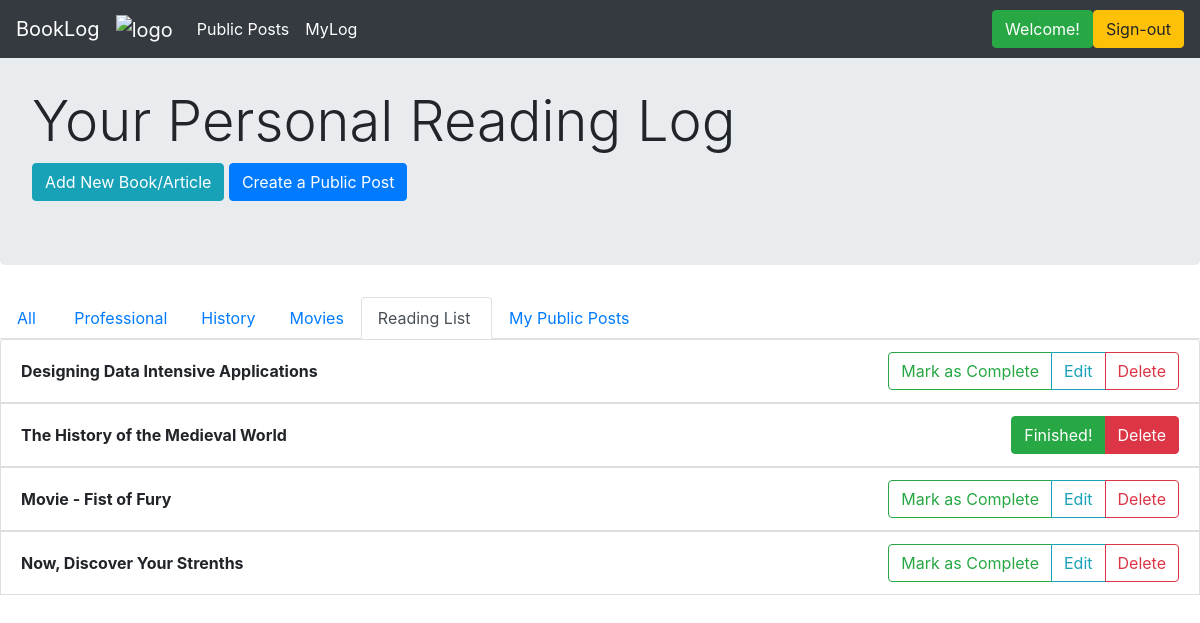
The page /readinglist (signed in) on the database its author committed.
### application/models.py (models this page shows)
class Category(db.Model):
    __tablename__ = 'categories'
    id = db.Column(db.Integer, primary_key=True)
    name = db.Column(db.String(150), index=True, nullable=False, unique=False)
    user_id = db.Column(db.Integer, ForeignKey('users.id'), nullable=False, index=False)
    user = relationship("User", backref="categories", foreign_keys=[user_id])

class Book(db.Model):
    __tablename__ = 'books_and_other_readings'
    id = db.Column(db.Integer, primary_key=True)
    title = db.Column(db.String(80), index=True, unique=False, nullable=False)
    author = db.Column(db.String(80), index=False, unique=False, nullable=True)
    date_started = db.Column(db.DateTime, index=False, unique=False, nullable=False)
    description = db.Column(db.Text, index=False, unique=False, nullable=True)
    complete = db.Column(db.Boolean, index=False, unique=False, nullable=True)
    user_id = db.Column(db.Integer, ForeignKey('users.id'), nullable=False, index=True)
    user = relationship("User", backref = "books", foreign_keys=[user_id])
    cat_id = db.Column(db.Integer, ForeignKey('categories.id'), nullable=True, index=True)
    category = relationship("Category", backref="books", foreign_keys=[cat_id])

### application/routes.py (the view)
@main_bp.route("/readinglist", methods=['GET'])
@login_required
def reading_list():
    user = User.query.filter_by(id=session.get("user_id")).first()
    books = user.books
    book_titles = []
    for b in reversed(books):
        book_titles.append(b.title)
    return render_template("readinglist.html", books = books, titles = book_titles, cats=user.categories)

### application/auth.py (called while the page is built)
@auth_bp.before_app_request
def load_logged_in_user():
    user_id = session.get('user_id')
    if user_id is None:
        g.user = None
    else:
        g.user = User.query.filter_by(id=user_id).first()

def login_required(view):
    @functools.wraps(view)
    def wrapped_view(**kwargs):
        if g.user is None:
            return redirect(url_for('auth_bp.login'))
        return view(**kwargs)
    return wrapped_view

### application/routes.py (called while the page is built)
@main_bp.before_app_request
def load_logged_in_user():
    user_id = session.get('user_id')
    if user_id is None:
        g.user = None
    else:
        g.user = User.query.filter_by(id=user_id).first()

### application/templates/readinglist.html (shortened to what this page needs)
{% extends 'layout.html' %}
{% block content %}
<div class="jumbotron">
    <br>
    <h1 class="display-4">Your Personal Reading Log</h1>
    <a href="{{url_for('main_bp.create_new')}}" class="btn btn-info" role="button">Add New Book/Article</a>
    <a href="{{url_for('main_bp.create_public_post')}}" class="btn btn-primary" role="button">Create a Public Post</a>
</div>
<ul class="nav nav-tabs">
  <li class="nav-item"> <a class="nav-link" href="{{url_for('main_bp.myLog')}}">All&nbsp;</a> </li>
  {% for cat in cats %}
       <li class="nav-item"> <a class="nav-link" href="{{url_for('main_bp.myLogCat', cat_id=cat.id)}}">{{cat.name}}</a> </li>
  {% endfor %}
  <li class="nav-item"> <a class="nav-link active" href="#">Reading List&nbsp;</a></li>
  <li class="nav-item"> <a class="nav-link" href="{{ url_for('main_bp.my_public_posts')}}">My Public Posts&nbsp;&nbsp;</a></li>
  <div class="btn-toolbar" role="toolbar">
  </div>
</ul>
<ul class="list-group">
{% for book in books %}
  <li class="list-group-item d-flex justify-content-between align-items-center">
    <b>{{titles[loop.index-1]}}</b>
    {% if book.complete %}
    <div class="btn-group" role="group" aria-label="Basic example">
       <a href="#" class="btn btn-success" role="button">Finished!</a>
       <a href="{{url_for('main_bp.delete', book_id=book.id)}}" class="btn btn-danger" role="button">Delete</a>
    </div>
    {% else %}
    <div class="btn-group" role="group" aria-label="Basic example">
      <a href="{{ url_for('main_bp.mark_done', book_id=book.id) }}" class="btn btn-outline-success" role="button">Mark as Complete</a>
      <button class="btn btn-outline-info" type="button" data-toggle="collapse" area-expanded="false" data-target={{"#log" + loop.index|string}}>Edit</button>
      <a href="{{ url_for('main_bp.delete', book_id=book.id) }}" class="btn btn-outline-danger" role="button">Delete</a>
    </div>
    {% endif %}
  </li>
{% endfor %}
</ul>
{% endblock %}

### rows shown on the page
Category: name "Professional"
Category: name "History"
Category: name "Movies"
Book: title "Now, Discover Your Strenths"
Book: title "Designing Data Intensive Applications"
Book: title "Movie - Fist of Fury"
Book: title "The History of the Medieval World"
